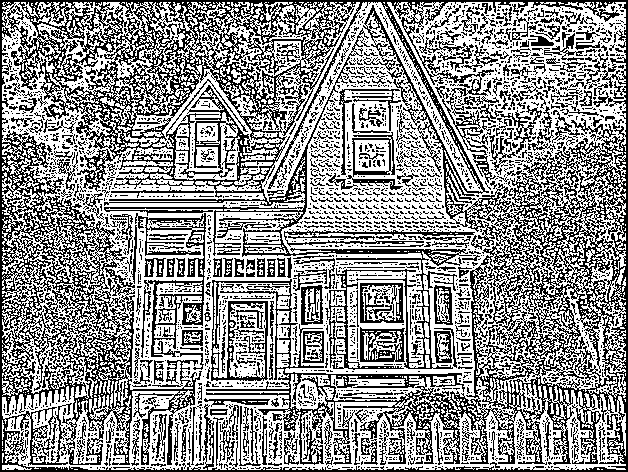
#> input picture lab3/pictures_src/house.png, 628 x 472 px, found by its file name; its folder holds only this picture in this run
$ python main.py
#> lines starting #> are read from the running program, lines starting #| are printed output that depends on the picture
import cv2
import numpy as np
import os

input_folder = 'lab3/pictures_src'
output_folder = 'lab3/pictures_results'

os.makedirs(output_folder, exist_ok=True)

def process_image(image_path, output_folder):
    # Загрузка изображения в градациях серого
#> called with image_path = 'lab3/pictures_src/house.png', output_folder = 'lab3/pictures_results'
    image = cv2.imread(image_path, cv2.IMREAD_GRAYSCALE)
#> image: shape (472, 628); 57.4% white; black in thin lines or dots

    if image is None:
        print(f"Не удалось загрузить изображение {image_path}.")
        return

    # Структурирующий элемент — кольцо (3x3 с 0 в центре)
    kernel = np.array([[1, 1, 1],
                       [1, 0, 1],
                       [1, 1, 1]], dtype=np.uint8)

    # Применяем эрозию
    eroded_image = cv2.erode(image, kernel, iterations=1)
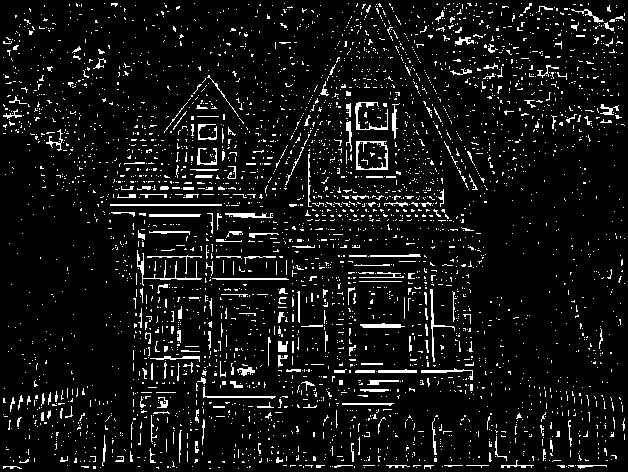
#> eroded_image: shape (472, 628); 7.4% white in thin lines or dots

    # Разница между оригиналом и эродированным изображением
    diff_image = cv2.absdiff(image, eroded_image)
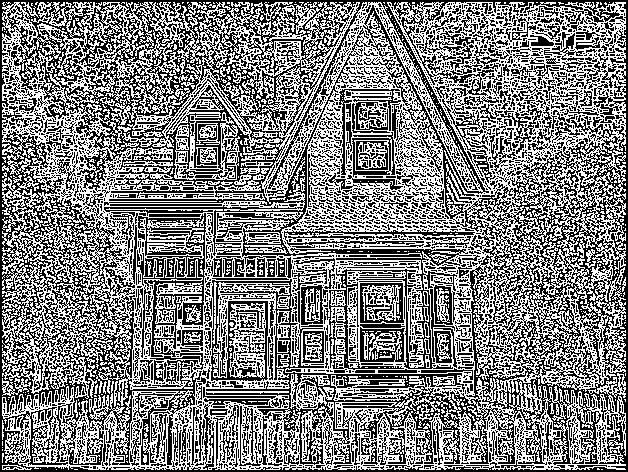
#> diff_image: shape (472, 628); 50.6% white; black in thin lines or dots

    # Бинаризация (опционально)
    _, binary_image = cv2.threshold(eroded_image, 127, 255, cv2.THRESH_BINARY)

    # Сохранение результатов
    base_name = os.path.basename(image_path)
    eroded_path = os.path.join(output_folder, f"eroded_{base_name}")
    diff_path = os.path.join(output_folder, f"diff_{base_name}")
    binary_path = os.path.join(output_folder, f"binary_{base_name}")

    cv2.imwrite(eroded_path, eroded_image)
    cv2.imwrite(diff_path, diff_image)
    cv2.imwrite(binary_path, binary_image)

    print(f"Изображение {base_name} обработано (эрозия) и сохранено в {output_folder}.")


# Обработка всех изображений в папке
for image_name in os.listdir(input_folder):
    image_path = os.path.join(input_folder, image_name)
    if os.path.isfile(image_path):
        process_image(image_path, output_folder)

$ run again, on lab3/pictures_src/photo.png
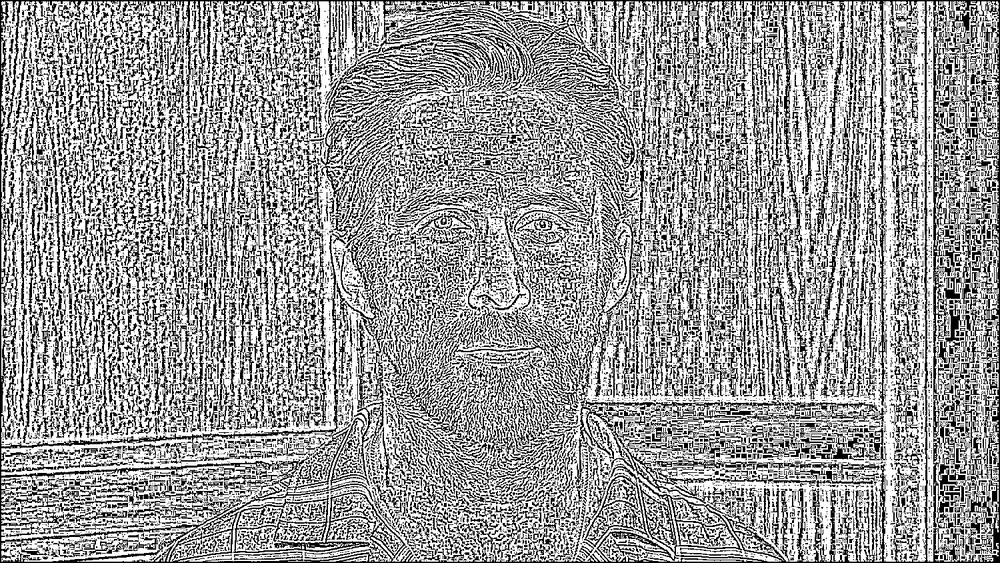
#> input picture lab3/pictures_src/photo.png, 1000 x 563 px, shrunk from 1500 x 844 before the run, found by its file name
#> in process_image, image is the input picture: shape (563, 1000); min 0, max 255, mean 156
#> in process_image, `diff_image = cv2.absdiff(image, eroded_image)`:
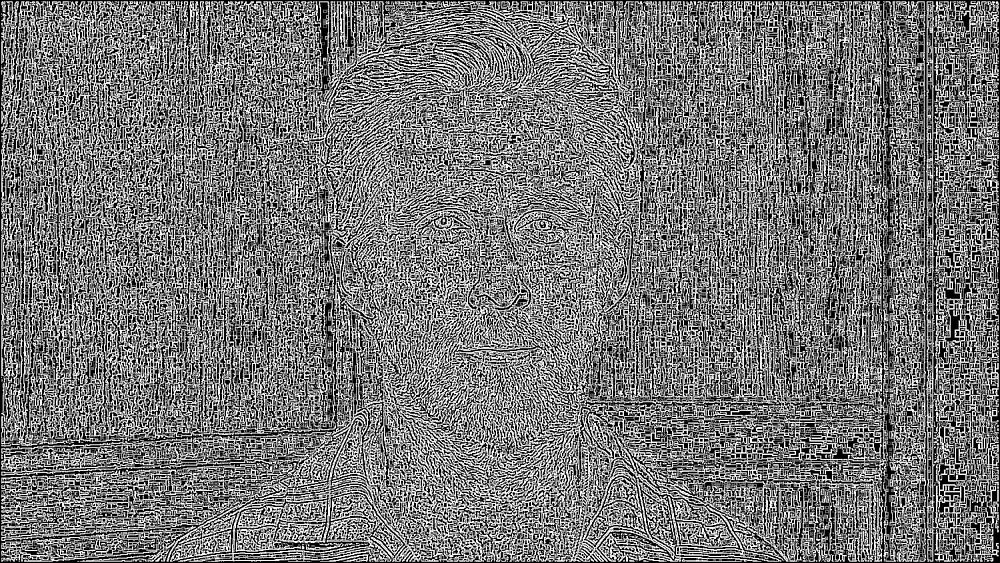
#> diff_image: shape (563, 1000); min 0, max 255, mean 118.4
#> in process_image, `_, binary_image = cv2.threshold(eroded_image, 127, 255, cv2.THRESH_BIN..`:
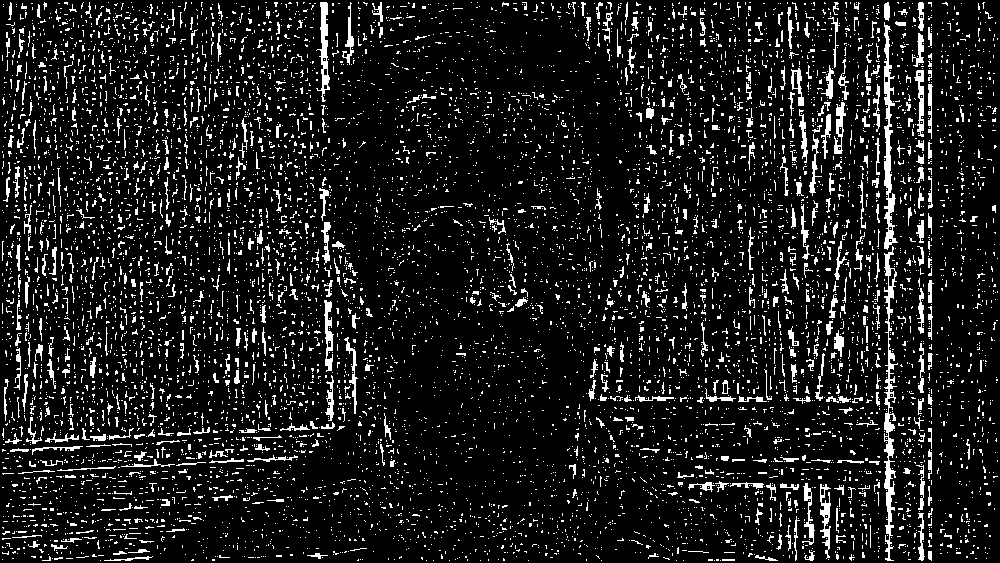
#> binary_image: shape (563, 1000); 10.7% white in thin lines or dots

$ run again, on lab3/pictures_src/text.png
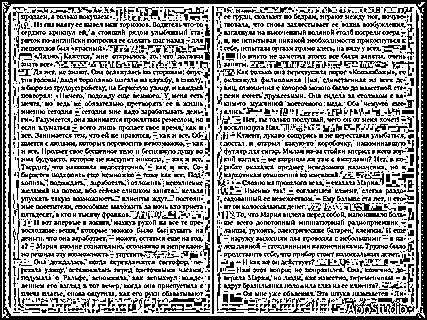
#> input picture lab3/pictures_src/text.png, 427 x 320 px, found by its file name
#> image: shape (320, 427); 65.6% white; black in thin lines or dots
#> in process_image, `eroded_image = cv2.erode(image, kernel, iterations=1)`:
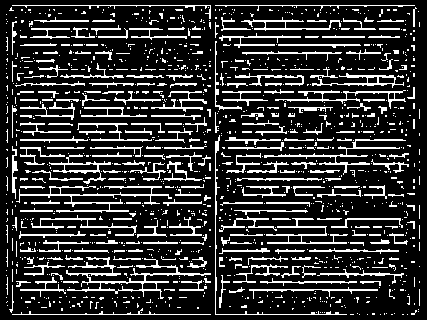
#> eroded_image: shape (320, 427); 18.8% white in thin lines or dots
#> in process_image, `diff_image = cv2.absdiff(image, eroded_image)`:
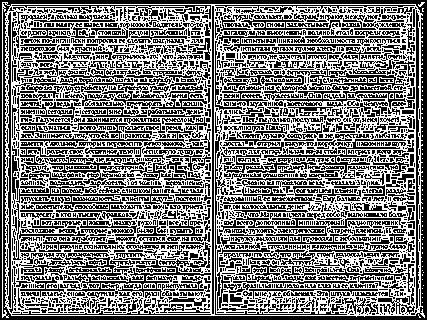
#> diff_image: shape (320, 427); 47.3% white in thin lines or dots
